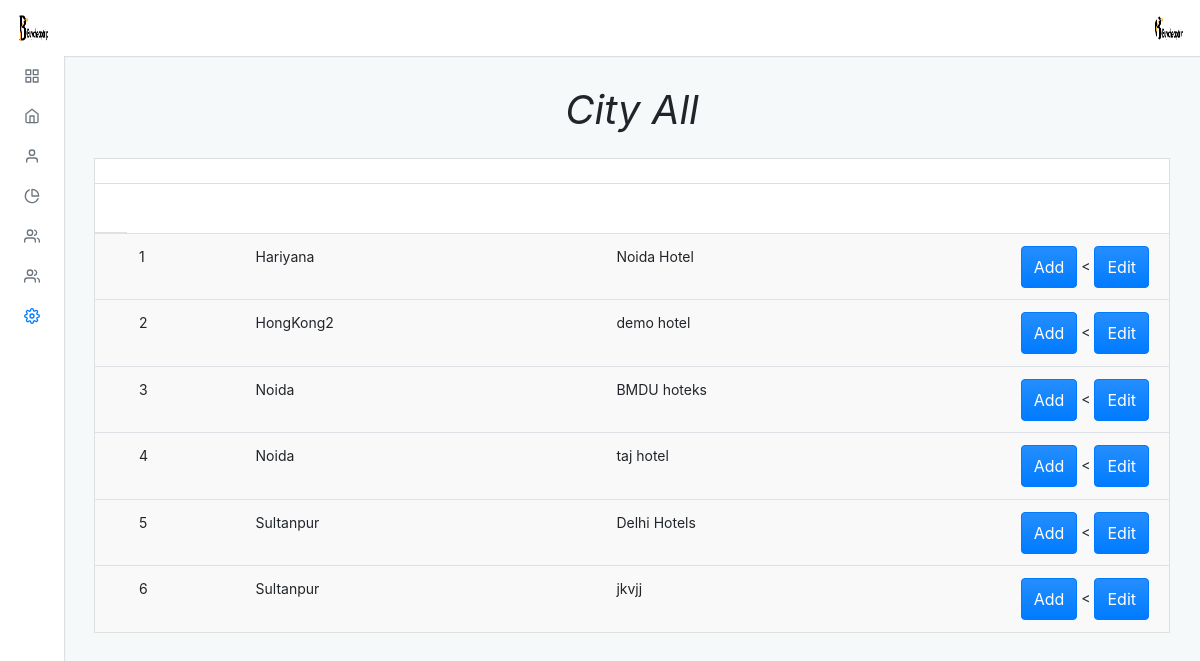
The app's page /admin/default/transport_all.php (signed in) with its own data.
### tables this page shows
CREATE TABLE `hotels` (
  `hotel_id` int(11) NOT NULL,
  `hotel_name` varchar(100) NOT NULL,
  `hcity_id` int(5) NOT NULL
);

CREATE TABLE `cities` (
  `city_id` int(11) NOT NULL,
  `city_name` varchar(100) NOT NULL
);

### admin/default/transport_all.php (the view, shortened to what this page needs)
<?php
include "../connection.php";
?>
<?php $page = "setting";
include("./incluede/header.php") ?>
<div class="adminx-content">
    <div class="adminx-main-content">
        <div class="container-fluid">
            <div class="pb-3">
                <h1><b><i>City All</i></b></h1>
            </div>
            <div class="row">
                <div class="col">
                    <div class="card mb-grid">
                        <div class="card-header d-flex justify-content-between align-items-center">
                        </div>
                        <div class="table-responsive-md">
                            <table class="table table-actions table-striped table-hover mb-0">
                                <thead>
                                    <tr>
                                        <th scope="col">
                                        </th>
                                    </tr>
                                </thead>
                                <tbody>
                                    <?php
                                    $query = "SELECT hotels.hotel_id, hotels.hotel_name, cities.city_name
                                    FROM hotels
                                    JOIN cities ON hotels.hcity_id = cities.city_id
                                    ORDER BY cities.city_name ASC";
                                    $res = mysqli_query($conn, $query);
                                    $a = 1;
                                    while ($row = mysqli_fetch_assoc($res)) {
                                    ?>
                                        <tr>
                                            <th scope="row">
                                                <label class="custom-control custom-checkbox m-0 p-0">
                                                </label>
                                            </th>
                                            <td><?php echo $a ?></td>
                                            <td><?php echo $row['city_name'] ?></td>
                                            <td><?php echo $row['hotel_name'] ?></td>
                                            <td>
                                                <a href="hotel_add"><button type="button" class="btn btn-primary waves-effect waves-light add">Add</button></a>
<                                                <a href="hotel_update?hotel_id=<?php echo $row['hotel_id']; ?>"><button type="button" class="btn btn-primary waves-effect waves-light add">Edit</button></a>
                                            </td>
                                        <tr>
                                        <?php
                                        ++$a;
                                    }
                                        ?>
                                        <?php include("./incluede/footer.php") ?>

### admin/default/incluede/header.php (shortened to what this page needs)
<!DOCTYPE html>
<html lang="en">
<head>
  <link rel="stylesheet" type="text/css" href="./dist/css/adminx.css" media="screen" />
</head>
<body class=" virat">
  <div class="adminx-container">
    <?php
    $query = "select * from admin_login";
    $result = mysqli_query($conn, $query);
    while ($row = mysqli_fetch_assoc($result)) {
    ?>
      <nav class="navbar navbar-expand justify-content-between fixed-top virat_1">
        <a class="navbar-brand mb-0 h1 d-none d-md-block" href="admin">
          <img src="../upload/<?php echo $row['image']; ?>" class="navbar-brand-image d-inline-block align-top mr-2" class="circle" alt="">
        </a>
        <ul class="navbar-nav d-flex justify-content-end mr-2">
          <li class="nav-item dropdown">
            <a class="nav-link avatar-with-name" id="navbarDropdownMenuLink" data-toggle="dropdown" href="#">
              <img src="../upload/<?php echo $row['image']; ?>" class="d-inline-block align-top" class="rounded" alt="">
            </a>
          </li>
        </ul>
      <?php
    }
      ?>
      </nav>
      <div class="adminx-sidebar expand-hover push">
        <ul class="sidebar-nav">
          <li class="sidebar-nav-item">
            <a href="admin" class="sidebar-nav-link <?php if ($page == 'home') { echo 'active'; } ?>">
              <span class="sidebar-nav-icon">
                <i data-feather="grid"></i>
              </span>
            </a>
          </li>
          <li class="sidebar-nav-item">
            <a class="sidebar-nav-link <?php if ($page == 'slider') {
                                          echo 'active';
                                        } ?> collapsed" data-toggle="collapse" href="#example" aria-expanded="false" aria-controls="example">
              <span class="sidebar-nav-icon">
                <i data-feather="home"></i>
              </span>
            </a>
          </li>
          <li class="sidebar-nav-item">
            <a class=" sidebar-nav-link <?php if ($page == 'about') {
                                          echo 'active';
                                        } ?> collapsed" data-toggle="collapse" href="#exampl_a" aria-expanded="false" aria-controls="exampl_a">
              <span class="sidebar-nav-icon">
                <i data-feather="user"></i>
              </span>
            </a>
          </li>
          <li class="sidebar-nav-item">
            <a class=" sidebar-nav-link <?php if ($page == 'our') {
                                          echo 'active';
                                  } ?> collapsed" data-toggle="collapse" href="#examp" aria-expanded="false" aria-controls="examp">
              <span class="sidebar-nav-icon">
                <i data-feather="pie-chart"></i>
              </span>
            </a>
          </li>
          <li class="sidebar-nav-item">
            <a class=" sidebar-nav-link <?php if ($page == 'transport') {
                                          echo 'active';
                                        } ?> collapsed" data-toggle="collapse" href="#exa_team" aria-expanded="false" aria-controls="exa_team">
              <span class="sidebar-nav-icon">
                <i data-feather="users"></i>
              </span>
            </a>
          </li>
          <li class="sidebar-nav-item">
            <a class=" sidebar-nav-link <?php if ($page == 'transport') {
                                          echo 'active';
                                        } ?> collapsed" data-toggle="collapse" href="#exa_team99" aria-expanded="false" aria-controls="exa_team99">
              <span class="sidebar-nav-icon">
                <i data-feather="users"></i>
              </span>
            </a>
          </li>
          <li class="sidebar-nav-item">
            <a class=" sidebar-nav-link <?php if ($page == 'setting') {
                                          echo 'active';
                                        } ?> collapsed" data-toggle="collapse" href="#ex" aria-expanded="false" aria-controls="ex">
              <span class="sidebar-nav-icon">
                <i data-feather="settings"></i>
              </span>
            </a>
      </div>

### admin/default/incluede/header.php (style rules this page uses)
.pb-3 { text-align: center; }

### records on screen
hotels: cities.city_name "Hariyana", hotel_name "Noida Hotel"
hotels: cities.city_name "HongKong2", hotel_name "demo hotel"
hotels: cities.city_name "Noida", hotel_name "BMDU hoteks"
hotels: cities.city_name "Noida", hotel_name "taj hotel"
hotels: cities.city_name "Sultanpur", hotel_name "Delhi Hotels"
hotels: cities.city_name "Sultanpur", hotel_name "jkvjj"
